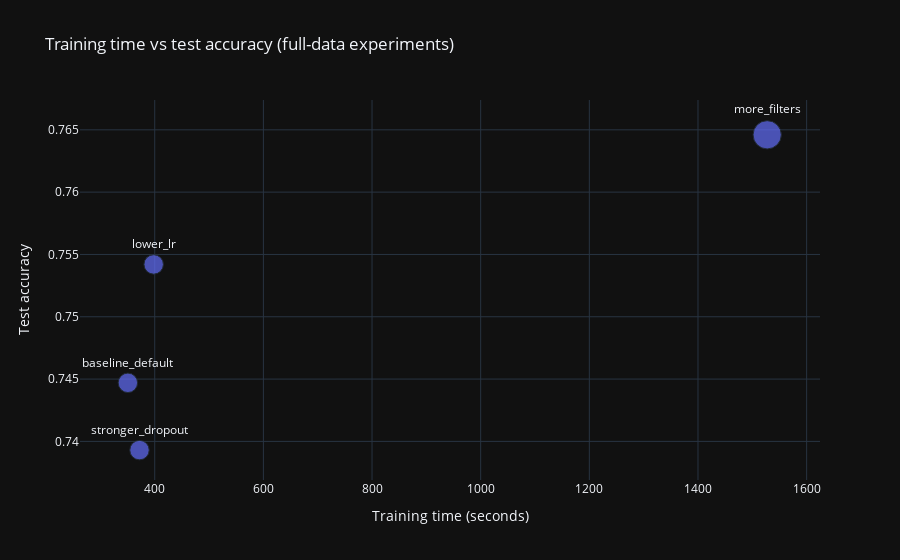

Notebook source saved alongside this figure:
### Code cell
import plotly.express as px

fig_full_time = px.scatter(
    experiments_full_df,
    x="train_time_sec",
    y="test_accuracy",
    text="name",
    size="num_parameters",
    title="Training time vs test accuracy (full-data experiments)",
    labels={
        "train_time_sec": "Training time (seconds)",
        "test_accuracy": "Test accuracy",
    },
)

fig_full_time.update_traces(textposition="top center")
fig_full_time.show()

save_fig(fig_full_time, "full_exp_time_vs_accuracy")

### Figure 1 — Plotly figure (JSON) as saved in the notebook; plotly's stock layout.template omitted (floating-point values rounded to 4 significant figures)
{"data": [{"hovertemplate": "Training time (seconds)=%{x}<br>Test accuracy=%{y}<br>num_parameters=%{marker.size}<br>name=%{text}<extra></extra>", "legendgroup": "", "marker": {"color": "#636efa", "size": [1116970, 1116970, 2360138, 1116970], "sizemode": "area", "sizeref": 5900.0, "symbol": "circle"}, "mode": "markers+text", "name": "", "orientation": "v", "showlegend": false, "text": ["baseline_default", "lower_lr", "more_filters", "stronger_dropout"], "x": [350.6, 398.1, 1527.0, 372.0], "xaxis": "x", "y": [0.7447, 0.7542, 0.7646, 0.7393], "yaxis": "y", "type": "scatter", "textposition": "top center"}], "layout": {"xaxis": {"anchor": "y", "domain": [0.0, 1.0], "title": {"text": "Training time (seconds)"}}, "yaxis": {"anchor": "x", "domain": [0.0, 1.0], "title": {"text": "Test accuracy"}}, "legend": {"tracegroupgap": 0, "itemsizing": "constant"}, "title": {"text": "Training time vs test accuracy (full-data experiments)"}}}
